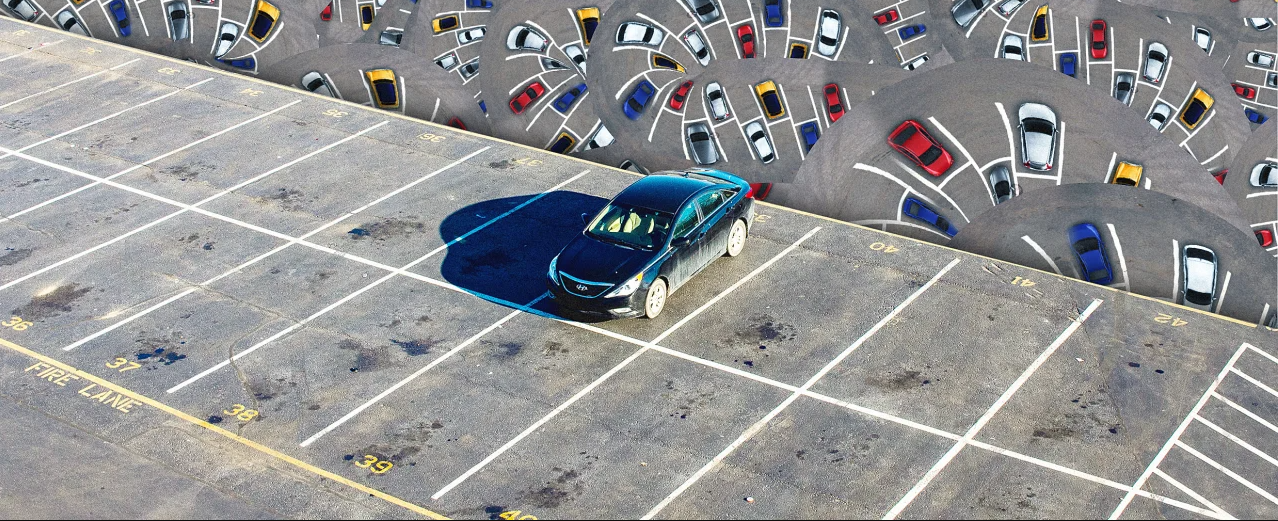
#> input picture clases_practicas/practica_6/parking.png, 1278 x 521 px
$ jupyter execute 03.Hough.ipynb   (shell and % lines are left out)
#> lines starting #> are read from the running program, lines starting #| are printed output that depends on the picture; after the words box and inside, x2 and y2 are one past the last pixel; in counts of white or black regions, pixels touching at a corner belong together
## Transformada de Hough

[cell 1]
#Si queremos que las imágenes sean mostradas en una ventana emergente quitar el inline
# %matplotlib inline
import numpy as np
import cv2 as cv
import supervision as sv

#### Transformada de Hough - Líneas

[cell 2]
# Leemos la imagen
#=================
img = cv.imread('parking.png')
#> img is the input picture: shape (521, 1278, 3); mean B, G, R 147.9, 147.3, 146.5
gray = cv.cvtColor(img,cv.COLOR_BGR2GRAY)
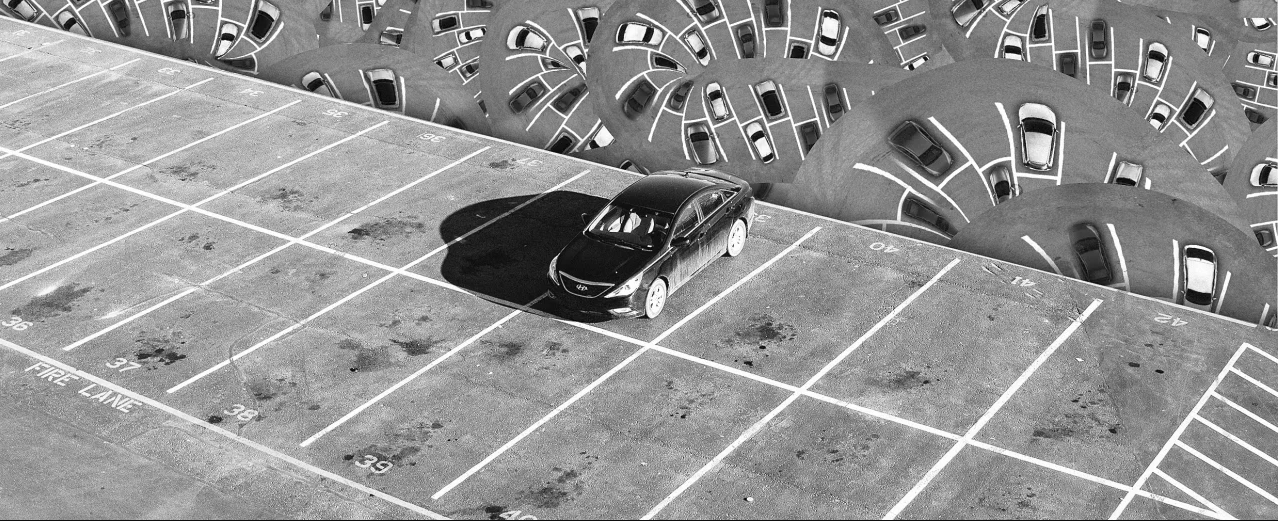
#> gray: shape (521, 1278); min 1, max 255, mean 147.1

# Obtenemos los bordes por Canny
#===============================
edges = cv.Canny(gray, 220, 260, apertureSize = 3)
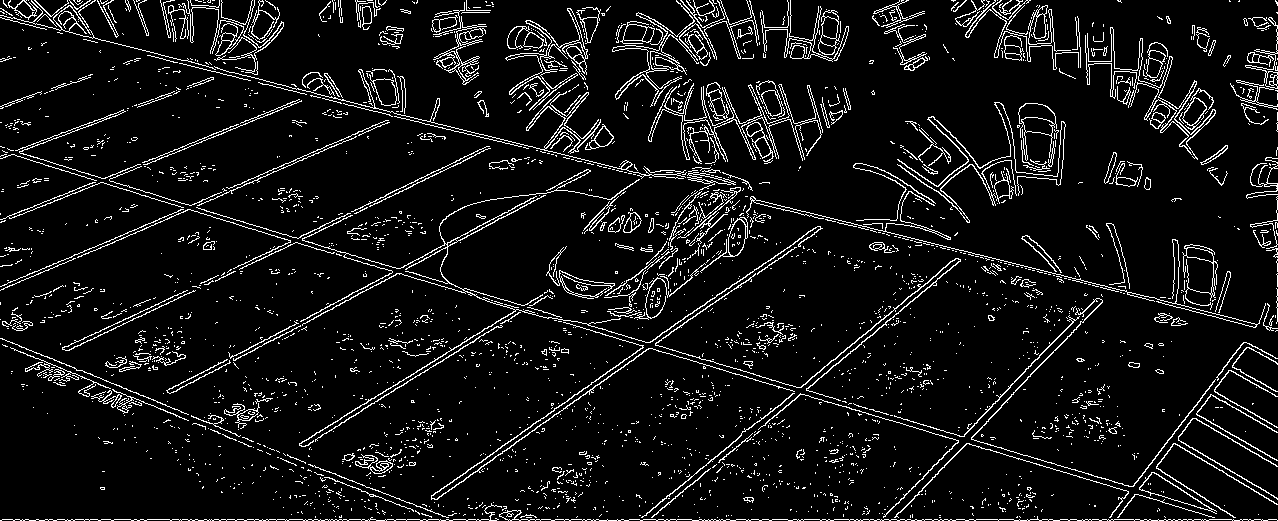
#> edges: shape (521, 1278); 7.7% white in thin lines or dots
sv.plot_image(edges)
#> (this line was passed over: supervision is not available in this run)


# Obtenemos las líneas por la transformada de Hough
#==================================================
rho_step = 1
theta_step = (np.pi/180)*1
thresh = 250
lines = cv.HoughLines(edges, rho_step, theta_step, thresh, min_theta=0, max_theta=180)
#> lines = 1088 rows, first 8: [519, 1.57], [-519, 4.71], [519, 7.85], [-519, 11], [519, 14.14], [-519, 17.28], [519, 20.42], [-519, 23.56]

# Dibujamos lo resultados
#========================
img2show = img.copy()
for line in lines:
    rho, theta = line[0]
    a = np.cos(theta)
    b = np.sin(theta)
    x0 = a*rho
    y0 = b*rho
    x1 = int(x0 + 1000*(-b))
    y1 = int(y0 + 1000*(a))
    x2 = int(x0 - 1000*(-b))
    y2 = int(y0 - 1000*(a))
    cv.line(img2show, (x1, y1), (x2, y2), (0, 0, 255), 2)
#> this loop made 1088 passes
#> (rho, theta, a, b, x0, y0, x1, y1) on passes 1 to 3: (519, 1.57, -4.37e-08, 1, -2.27e-05, 519, -1000, 518), (-519, 4.71, 1.19e-08, -1, -6.19e-06, 519, 999, 519), (519, 7.85, 1.39e-07, 1, 7.22e-05, 519, -999, 519)
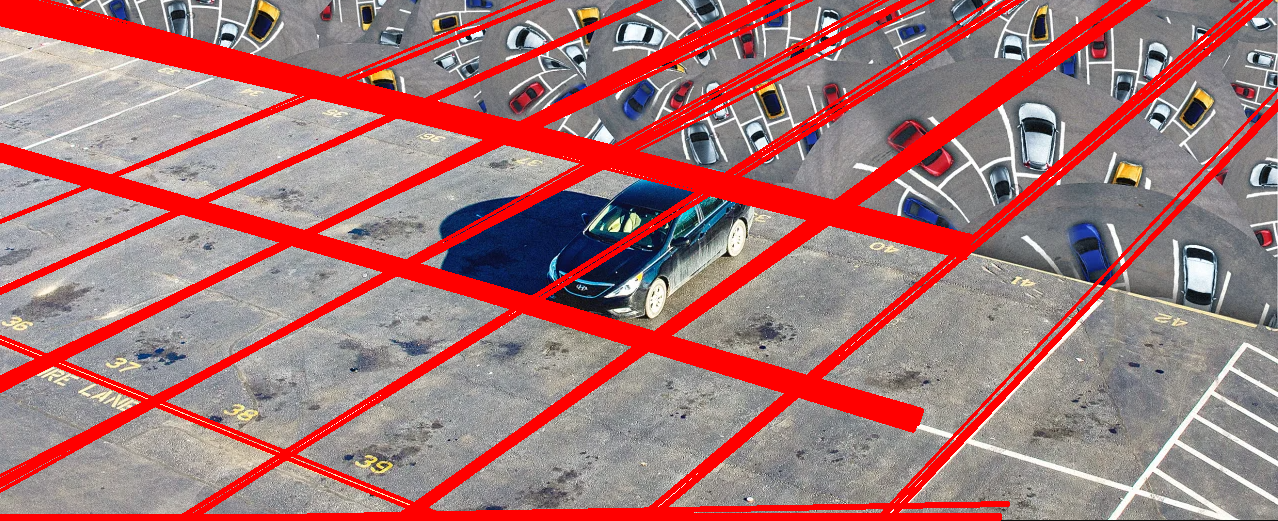
#> img2show: shape (521, 1278, 3); mean B, G, R 117.2, 116.5, 167.4
#cv.imwrite('houghlines3.jpg',img)
sv.plot_image(img2show)
#> (this line was passed over: supervision is not available in this run)

### Transformada de Hough Probabilistica

Paper: Jiri Matas, Charles Galambos, and Josef Kittler. Robust detection of lines using the progressive probabilistic hough transform. Computer Vision and Image Understanding, 78(1):119–137, 2000.

[cell 3]
# Probabilistic Line Transform
# Leemos la imagen
#=================
img = cv.imread('parking.png')
gray = cv.cvtColor(img, cv.COLOR_BGR2GRAY)

# Obtenemos los bordes por Canny
#===============================
edges = cv.Canny(gray, 220, 260, apertureSize = 3)
#plt.figure()
#plt.imshow(edges, cmap='gray')
#plt.show()
linesP = cv.HoughLinesP(edges, rho_step, theta_step, threshold=250, minLineLength=100, maxLineGap=20)
#> linesP = 22 rows, first 6: [2, 519, 1276, 519], [1, 15, 651, 177], [789, 207, 1277, 328], [8, 149, 461, 288], [0, 520, 146, 520], [409, 511, 827, 219]
img2show = img.copy()
if len(linesP):
    for [[x1, y1, x2, y2]] in linesP:
        cv.line(img2show, (x1, y1), (x2, y2), (255, 0, 0), 1)
#> this loop made 22 passes
#> (x1, y1, x2, y2) on passes 1 to 12: (2, 519, 1276, 519), (1, 15, 651, 177), (789, 207, 1277, 328), (8, 149, 461, 288), (0, 520, 146, 520), (409, 511, 827, 219), (141, 405, 586, 169), (157, 401, 603, 164), (998, 520, 1208, 520), (147, 55, 467, 134), (260, 256, 497, 141), (194, 291, 488, 148)
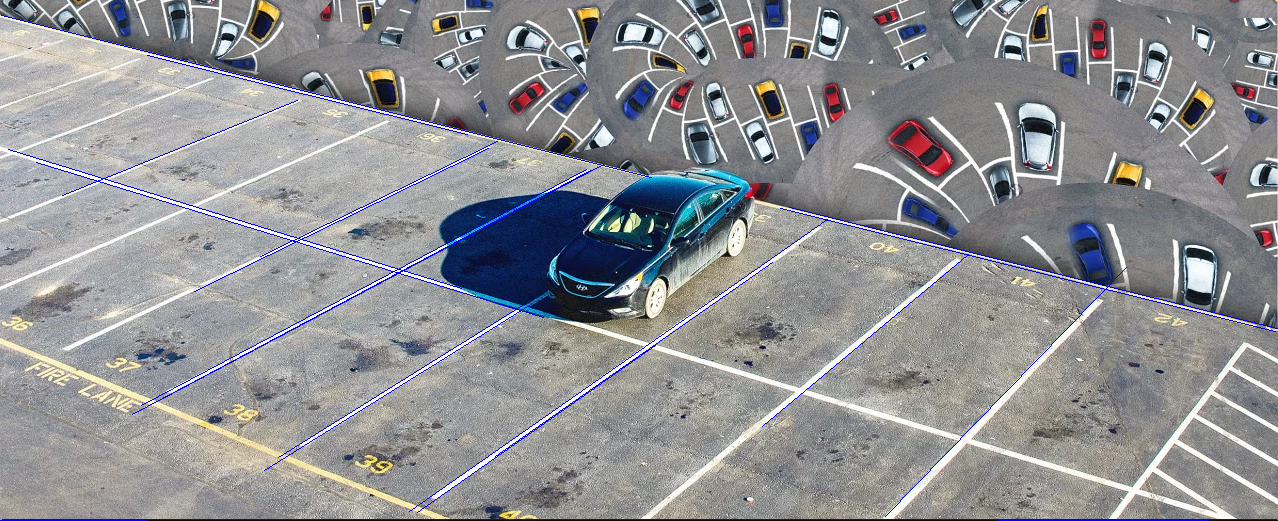
#> img2show: shape (521, 1278, 3); 1.26% of pixels changed, all inside (x1, y1, x2, y2) = (0, 15, 1278, 521)
    sv.plot_image(img2show)
#> (this line was passed over: supervision is not available in this run)
else:
    print('No se encontraron lineas')

#### Transformada de Hough - Círculos

[cell 4]
# Leemos la imagen
#=================
img = cv.imread('tapitas.jpg')
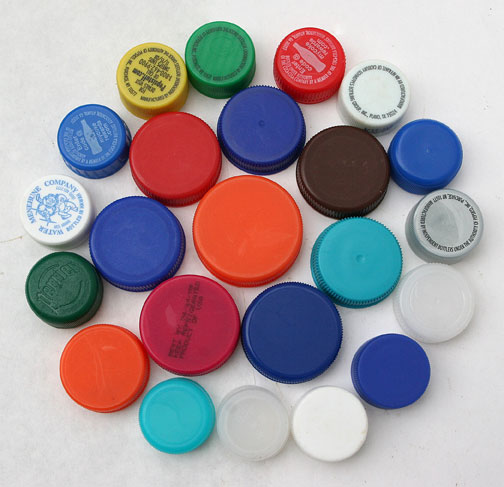
#> input picture clases_practicas/practica_6/tapitas.jpg, 504 x 487 px
#> img is the input picture: shape (487, 504, 3); mean B, G, R 161.3, 154.5, 164.8
gray = cv.cvtColor(img, cv.COLOR_BGR2GRAY)
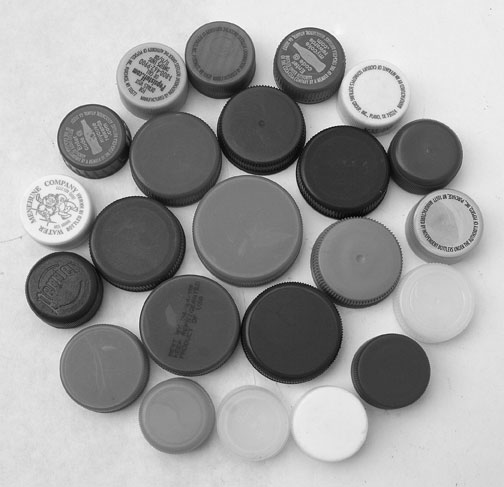
#> gray: shape (487, 504); min 1, max 254, mean 158.3

# Suavizamos la imagen
#=====================
gray = cv.medianBlur(gray,5)
sv.plot_image(gray)
#> (this line was passed over: supervision is not available in this run)

[cell 5]
# Obtenemos los círculos por la transformada de Hough
# (imagen en grises, método, flag de resolución del acumulador, dist mín entre centros de círculos
# umbral alto de Canny, umbral del acumulador, radio_min, radio_max)
#===================================================================
img_out = img.copy()

circles = cv.HoughCircles(gray, cv.HOUGH_GRADIENT, 1, minDist=10, param1=120, param2=60, minRadius=10, maxRadius=100)
#> circles = 15 rows, first 8: [291.5, 332.5, 50.5], [330.5, 423.5, 36.6], [247.5, 233.5, 58.3], [260.5, 123.5, 38.9], [439.5, 229.5, 35], [188.5, 323.5, 49.5], [95.5, 139.5, 38.5], [215.5, 52.5, 31.1]

circles = np.uint16(np.around(circles))
#> circles = 15 rows, first 8: [292, 332, 50], [330, 424, 37], [248, 234, 58], [260, 124, 39], [440, 230, 35], [188, 324, 50], [96, 140, 38], [216, 52, 31]
for i in circles[0,:]:
    # Dibujamos el círculo externo
    cv.circle(img_out,(i[0],i[1]),i[2],(0,255,0),2)
    # Dibujamos el centro del círculo
    cv.circle(img_out,(i[0],i[1]),2,(0,0,255),3)
#> this loop made 15 passes
#> i on passes 1 to 12: [292, 332, 50], [330, 424, 37], [248, 234, 58], [260, 124, 39], [440, 230, 35], [188, 324, 50], [96, 140, 38], [216, 52, 31], [310, 56, 27], [450, 222, 25], [152, 78, 37], [64, 288, 38]
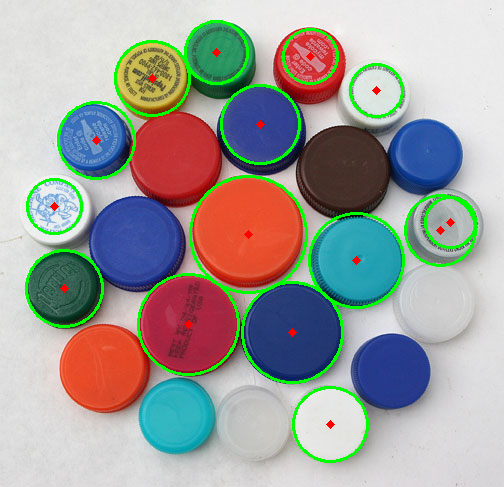
#> img_out: shape (487, 504, 3); 4.48% of pixels changed, all inside (x1, y1, x2, y2) = (25, 20, 477, 463)
sv.plot_image(img_out)
#> (this line was passed over: supervision is not available in this run)
